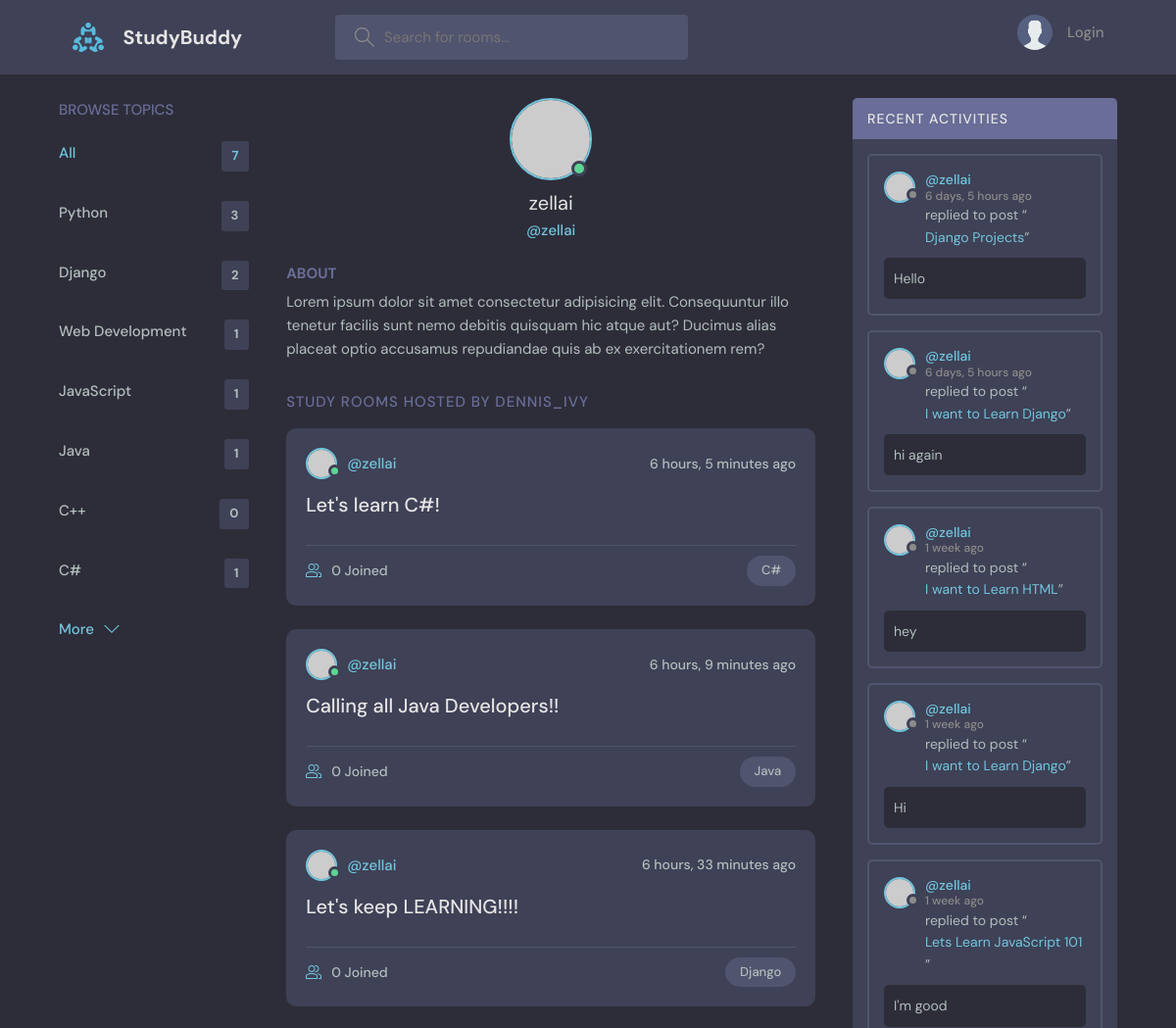
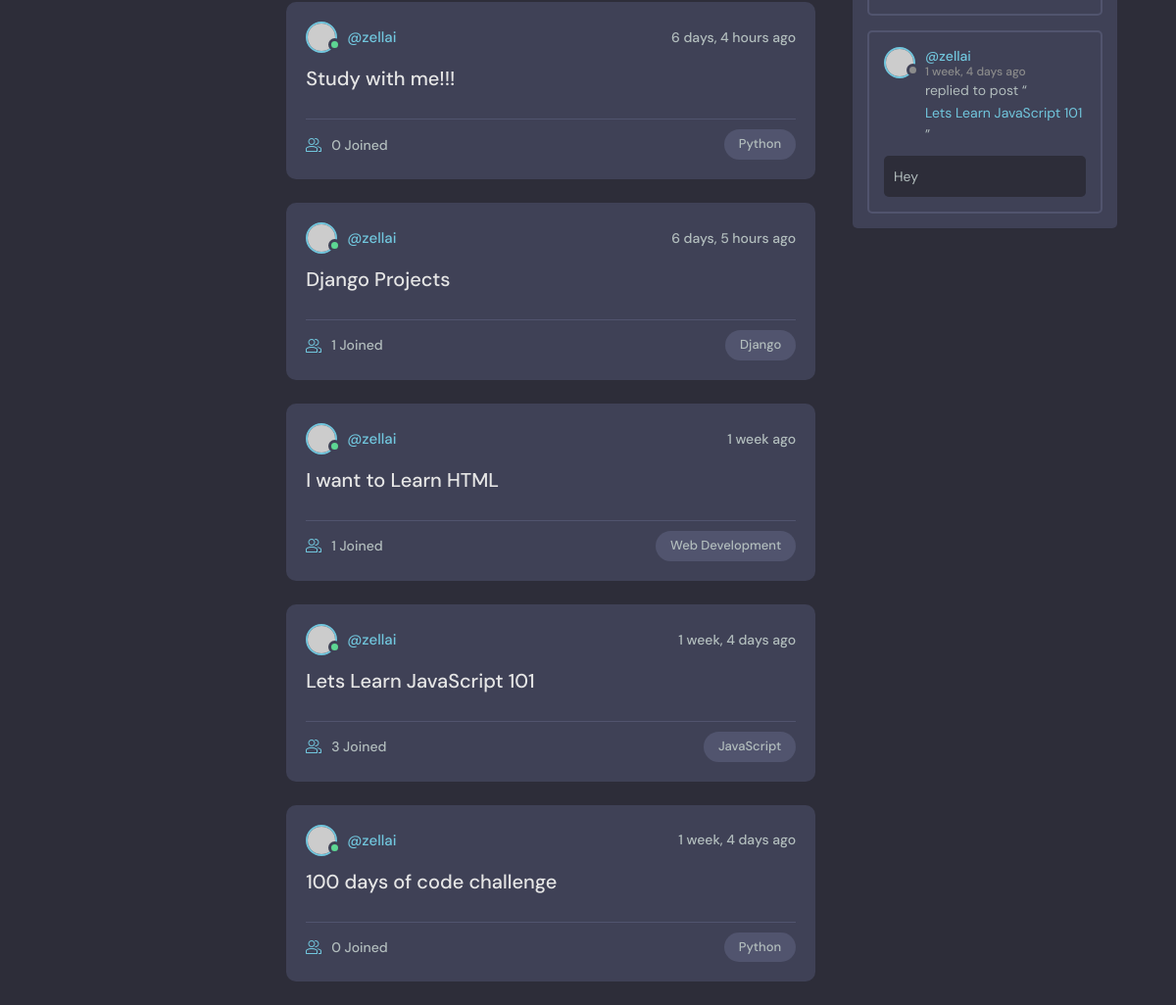
Page /profile/1/ on the committed database (2 pictures, top to bottom).
### base/models.py (models this page shows, shortened)
class Topic(models.Model):
    name = models.CharField(max_length=200)

class Room(models.Model):
    host = models.ForeignKey(User, on_delete=models.SET_NULL, null=True)
    topic = models.ForeignKey(Topic, on_delete=models.SET_NULL, null=True)
    name = models.CharField(max_length=200)
    description = models.TextField(null=True, blank=True)
    participants = models.ManyToManyField(User, related_name='participants', blank=True)
    updated = models.DateTimeField(auto_now=True)
    created = models.DateTimeField(auto_now_add=True)
    class Meta:
        ordering = ['-updated', '-created']
    def __str__(self):
        return self.name

class Message(models.Model):
    user = models.ForeignKey(User, on_delete=models.CASCADE)
    room = models.ForeignKey(Room, on_delete=models.CASCADE)
    body = models.TextField()
    updated = models.DateTimeField(auto_now=True)
    created = models.DateTimeField(auto_now_add=True)
    class Meta:
        ordering = ['-updated', '-created']

### base/views.py (the view)
# urls.py: path('profile/<str:pk>/', views.userProfile, name="user-profile"),
def userProfile(request, pk):
    user = User.objects.get(id=pk)
    rooms = user.room_set.all()
    room_messages = user.message_set.all()
    topics = Topic.objects.all()
    context = {'user': user,'rooms':rooms,'room_messages':room_messages,'topics':topics}
    return render(request, 'base/profile.html', context)

### base/templates/base/profile.html (shortened to what this page needs)
{% extends 'main.html' %}
{% block content %}
  <main class="profile-page layout layout--3">
    <div class="container">
      {% include 'base/topics_component.html' %}
      <div class="roomList">
        <div class="profile">
          <div class="profile__avatar">
            <div class="avatar avatar--large active">
              <img src="https://randomuser.me/api/portraits/men/11.jpg" />
            </div>
          </div>
          <div class="profile__info">
            <h3>{{user.username}}</h3>
            <p>@{{user.username}}</p>
          </div>
          <div class="profile__about">
            <h3>About</h3>
            <p>
              Lorem ipsum dolor sit amet consectetur adipisicing elit. Consequuntur illo tenetur
              facilis sunt nemo debitis quisquam hic atque aut? Ducimus alias placeat optio
              accusamus repudiandae quis ab ex exercitationem rem?
            </p>
          </div>
        </div>
        <div class="roomList__header">
          <div>
            <h2>Study Rooms Hosted by dennis_ivy</a>
            </h2>
          </div>
        </div>
        {% include 'base/feed_component.html' %}
      </div>
      {% include 'base/activity_component.html' %}
    </div>
  </main>
{% endblock %}

### base/templates/base/topics_component.html
<div class="topics">
    <div class="topics__header">
      <h2>Browse Topics</h2>
    </div>
    <ul class="topics__list">
      <li>
        <a href="{% url 'home' %}" class="active">All <span>{{topics.count}}</span></a>
      </li>
      {% for topic in topics %}
      <li>
        <a href="{% url 'home' %}?q={{topic.name}}">{{topic.name}}<span>{{topic.room_set.all.count}}</span></a>
      </li>
      {% endfor %}
    </ul>
    <a class="btn btn--link" href="topics.html">
      More
      <svg version="1.1" xmlns="http://www.w3.org/2000/svg" width="32" height="32" viewBox="0 0 32 32">
        <title>chevron-down</title>
        <path d="M16 21l-13-13h-3l16 16 16-16h-3l-13 13z"></path>
      </svg>
    </a>
</div>

### base/templates/base/feed_component.html (shortened to what this page needs)
{% for room in rooms %}
<div class="roomListRoom">
    <div class="roomListRoom__header">
      <a href="{% url 'user-profile' room.host.id %}" class="roomListRoom__author">
        <div class="avatar avatar--small active">
          <img src="https://randomuser.me/api/portraits/men/11.jpg" />
        </div>
        <span>@{{room.host.username}}</span>
      </a>
      <div class="roomListRoom__actions">
        <span>{{room.created|timesince}} ago</span>
      </div>
    </div>
    <div class="roomListRoom__content">
      <a href="{% url 'room' room.id %}">{{room.name}}</a>
    </div>
    <div class="roomListRoom__meta">
      <a href="{% url 'room' room.id %}" class="roomListRoom__joined">
        {{room.participants.all.count}} Joined
      </a>
      <p class="roomListRoom__topic">{{room.topic.name}}</p>
    </div>
  </div>
  {% endfor %}

### base/templates/base/activity_component.html (shortened to what this page needs)
<div class="activities">
    <div class="activities__header">
      <h2>Recent Activities</h2>
    </div>
    {% for message in room_messages %}
    <div class="activities__box">
      <div class="activities__boxHeader roomListRoom__header">
        <a href="{% url 'user-profile' message.user.id %}" class="roomListRoom__author">
          <div class="avatar avatar--small">
            <img src="https://randomuser.me/api/portraits/women/11.jpg" />
          </div>
          <p>
            @{{message.user}}
            <span>{{message.created|timesince}} ago</span>
          </p>
        </a>
      </div>
      <div class="activities__boxContent">
        <p>replied to post “<a href="{% url 'room' message.room.id %}">{{message.room}}</a>”</p>
        <div class="activities__boxRoomContent">
            {{message.body}}
        </div>
      </div>
    </div>
    {% endfor %}
  </div>

### rows in the picture
Topic: name "Python", room_set.all.count "3"
Topic: name "Django", room_set.all.count "2"
Topic: name "Web Development", room_set.all.count "1"
Topic: name "JavaScript", room_set.all.count "1"
Topic: name "Java", room_set.all.count "1"
Topic: name "C++", room_set.all.count "0"
Topic: name "C#", room_set.all.count "1"
Room: host.username "zellai", created "6 hours, 5 minutes", name "Let's learn C#!", participants.all.count "0", topic.name "C#"
Room: host.username "zellai", created "6 hours, 9 minutes", name "Calling all Java Developers!!", participants.all.count "0", topic.name "Java"
Room: host.username "zellai", created "6 hours, 33 minutes", name "Let's keep LEARNING!!!!", participants.all.count "0", topic.name "Django"
Room: host.username "zellai", created "6 days, 4 hours", name "Study with me!!!", participants.all.count "0", topic.name "Python"
Room: host.username "zellai", created "6 days, 5 hours", name "Django Projects", participants.all.count "1", topic.name "Django"
Room: host.username "zellai", created "1 week", name "I want to Learn HTML", participants.all.count "1", topic.name "Web Development"
Room: host.username "zellai", created "1 week, 4 days", name "Lets Learn JavaScript 101", participants.all.count "3", topic.name "JavaScript"
Room: host.username "zellai", created "1 week, 4 days", name "100 days of code challenge", participants.all.count "0", topic.name "Python"
Message: user "zellai", created "6 days, 5 hours", room "Django Projects", body "Hello"
Message: user "zellai", created "6 days, 5 hours", room "I want to Learn Django", body "hi again"
Message: user "zellai", created "1 week", room "I want to Learn HTML", body "hey"
Message: user "zellai", created "1 week", room "I want to Learn Django", body "Hi"
Message: user "zellai", created "1 week", room "Lets Learn JavaScript 101", body "I'm good"
Message: user "zellai", created "1 week, 4 days", room "Lets Learn JavaScript 101", body "Hey"

### other values in the picture
{{ topics.count }} "7"
{{ user.username }} "zellai"
